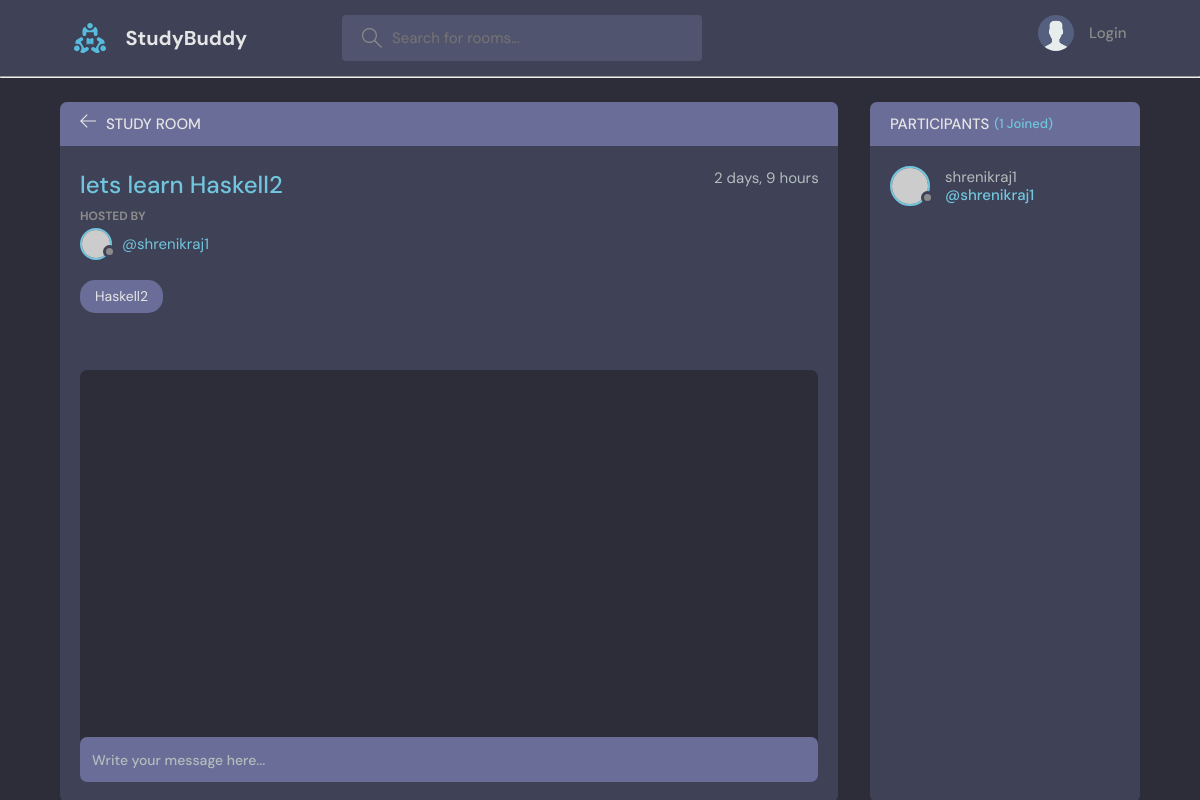
Page /room/10 on the committed database.
### base/models.py (models this page shows, shortened)
class Room(models.Model):
    host  = models.ForeignKey(User, on_delete=models.SET_NULL, null=True)
    topic = models.ForeignKey("Topic", on_delete=models.SET_NULL, null=True) # Topic as a string since it's written below the Room class
    name = models.CharField(max_length=200)
    description = models.TextField(null=True, blank=True) # field can be blank
    participants = models.ManyToManyField(User, related_name = "participants", blank = True)
    updated = models.DateTimeField(auto_now=True) # take timestamp every time save is hit on the item
    created = models.DateTimeField(auto_now_add=True) # take timestamp when save is hit the first time i.e during creation
    class Meta:
        ordering = ["-updated", "-created"]

class Topic(models.Model):
    name = models.CharField(max_length=200)
    def __str__(self):
        return self.name

### base/views.py (the view, shortened to what this page needs)
# urls.py: path("room/<str:pk>", views.room, name="room"),
def room(request, pk):
    room = Room.objects.get(id=pk)
    room_messages = room.message_set.all() # query child objects of speific room
    participants = room.participants.all()
    context = {"room": room, "room_messages": room_messages, "participants": participants}
    return render(request, "base/room.html", context)

### base/templates/base/room.html (shortened to what this page needs)
{% extends "main.html" %}
{% block content %}
    <main class="profile-page layout layout--2">
      <div class="container">
        <div class="room">
          <div class="room__top">
            <div class="room__topLeft">
              <a href="{% url 'home'%}">
                <svg version="1.1" xmlns="http://www.w3.org/2000/svg" width="32" height="32" viewBox="0 0 32 32">
                  <title>arrow-left</title>
                  <path
                    d="M13.723 2.286l-13.723 13.714 13.719 13.714 1.616-1.611-10.96-10.96h27.625v-2.286h-27.625l10.965-10.965-1.616-1.607z"
                  ></path>
                </svg>
              </a>
              <h3>Study Room</h3>
            </div>
          </div>
          <div class="room__box scroll">
            <div class="room__header scroll">
              <div class="room__info">
                <h3>{{room.name}}</h3>
                <span>{{room.created | timesince}}</span>
              </div>
              <div class="room__hosted">
                <p>Hosted By</p>
                <a href="{% url 'user-profile' room.host.id %}" class="room__author">
                  <div class="avatar avatar--small">
                    <img src="https://randomuser.me/api/portraits/men/37.jpg" />
                  </div>
                  <span>@{{room.host.username}}</span>
                </a>
              </div>
              <span class="room__topics">{{room.topic}}</span>
            </div>
            <div class="room__conversation">
              <div class="threads scroll">
              </div>
            </div>
          </div>
          <div class="room__message">
            <form action="" method="POST">
              <input name="body" placeholder="Write your message here..." /></form>
          </div>
        </div>
        <div class="participants">
          <h3 class="participants__top">Participants <span>({{participants.count}} Joined)</span></h3>
          <div class="participants__list scroll">
            {% for user in participants %}
            <a href="{% url 'user-profile' user.id %}" class="participant">
              <div class="avatar avatar--medium">
                <img src="https://randomuser.me/api/portraits/men/37.jpg" />
              </div>
              <p>
                {{user.username}}
                <span>@{{user.username}}</span>
              </p>
            </a>
            {% endfor %}
          </div>
        </div>
      </div>
    </main>
{% endblock content %}

### rows in the picture
Room: name "lets learn Haskell2", created "2 days, 9 hours", host.username "shrenikraj1", topic "Haskell2"

### other values in the picture
{{ participants.count }} "1"
{{ user.username }} "shrenikraj1"
